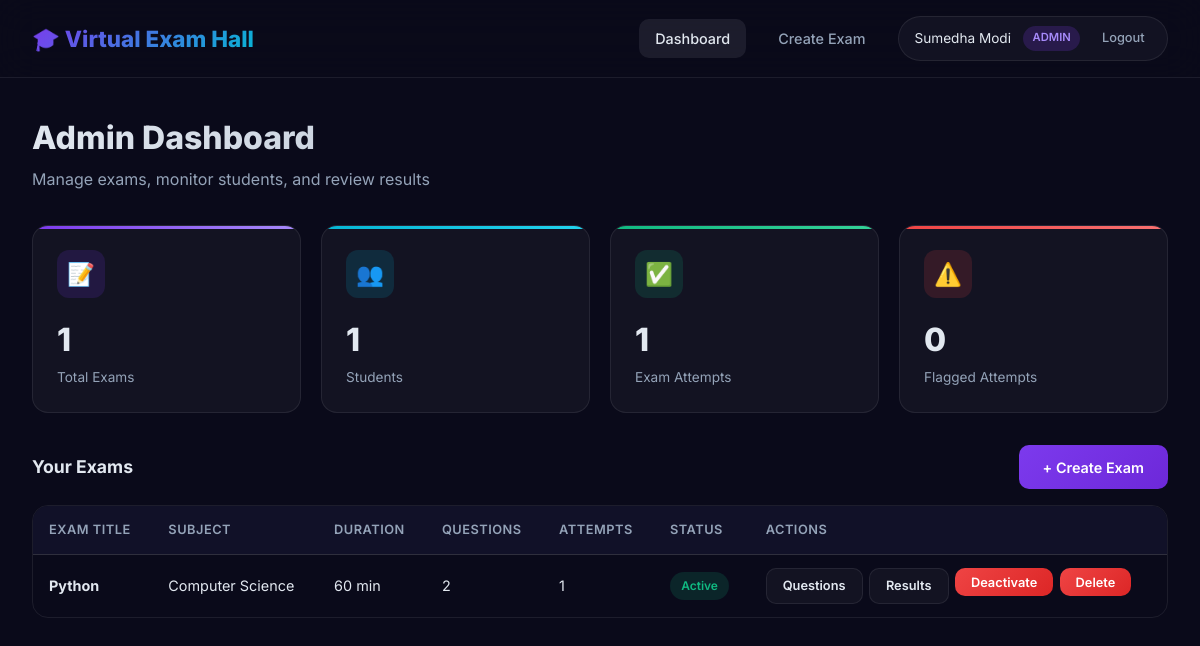
Page /admin/dashboard (signed in) on the committed database.
### models.py (models this page shows, shortened)
class User(UserMixin, db.Model):
    id = db.Column(db.Integer, primary_key=True) #auto incrementing unique id for each user
    username = db.Column(db.String(80), unique=True, nullable=False)
    email = db.Column(db.String(120), unique=True, nullable=False)
    password_hash = db.Column(db.String(256), nullable=False) #stores the hashed password instead of plain text for security
    full_name = db.Column(db.String(100), nullable=False)
    role = db.Column(db.String(20), nullable=False, default='student') #stores whether user is admin or student default =student
    created_at = db.Column(db.DateTime, default=datetime.utcnow) #automatically saves date and time when user is created
    exams_created = db.relationship('Exam', backref='creator', lazy=True)
    attempts = db.relationship('ExamAttempt', backref='student', lazy=True)

class Exam(db.Model):
    id = db.Column(db.Integer, primary_key=True)
    title = db.Column(db.String(200), nullable=False)
    description = db.Column(db.Text)
    subject = db.Column(db.String(100), nullable=False, default='General')
    duration_minutes = db.Column(db.Integer, nullable=False)
    total_marks = db.Column(db.Integer, nullable=False)
    passing_percentage = db.Column(db.Integer, default=40)
    created_by = db.Column(db.Integer, db.ForeignKey('user.id'), nullable=False)
    is_active = db.Column(db.Boolean, default=True) #admin can hide/show exam to students
    proctoring_enabled = db.Column(db.Boolean, default=True)#whether webcam monitoring is on
    max_violations = db.Column(db.Integer, default=5) #number of violations allowed before exam is flagged
    created_at = db.Column(db.DateTime, default=datetime.utcnow)
    questions = db.relationship('Question', backref='exam', lazy=True, cascade='all, delete-orphan')
    attempts = db.relationship('ExamAttempt', backref='exam', lazy=True)

### app.py (the view)
@app.route('/admin/dashboard')
@login_required
def admin_dashboard():
    if current_user.role != 'admin':
        flash('Access denied.', 'error')
        return redirect(url_for('index'))
    exams = Exam.query.filter_by(created_by=current_user.id).order_by(Exam.created_at.desc()).all()
    stats = {
        'total_exams': len(exams),
        'total_students': User.query.filter_by(role='student').count(),
        'total_attempts': ExamAttempt.query.join(Exam).filter(Exam.created_by == current_user.id).count(),
        'flagged_attempts': ExamAttempt.query.join(Exam).filter(
            Exam.created_by == current_user.id, ExamAttempt.is_flagged == True
        ).count()
    }
    return render_template('admin/dashboard.html', exams=exams, stats=stats)

### app.py (called while the page is built)
@login_manager.user_loader
def load_user(user_id):
    return User.query.get(int(user_id))

### templates/admin/dashboard.html (shortened to what this page needs)
{% extends "base.html" %}
{% block content %}
<div class="page-wrapper">
    <div class="container">
        <div class="page-header">
            <h1>Admin Dashboard</h1>
            <p>Manage exams, monitor students, and review results</p>
        </div>
        <div class="stats-grid">
            <div class="stat-card purple">
                <div class="stat-icon purple">📝</div>
                <div class="stat-value">{{ stats.total_exams }}</div>
                <div class="stat-label">Total Exams</div>
            </div>
            <div class="stat-card cyan">
                <div class="stat-icon cyan">👥</div>
                <div class="stat-value">{{ stats.total_students }}</div>
                <div class="stat-label">Students</div>
            </div>
            <div class="stat-card green">
                <div class="stat-icon green">✅</div>
                <div class="stat-value">{{ stats.total_attempts }}</div>
                <div class="stat-label">Exam Attempts</div>
            </div>
            <div class="stat-card red">
                <div class="stat-icon red">⚠️</div>
                <div class="stat-value">{{ stats.flagged_attempts }}</div>
                <div class="stat-label">Flagged Attempts</div>
            </div>
        </div>
        <div style="display:flex;justify-content:space-between;align-items:center;margin-bottom:1rem;">
            <h2 class="section-title" style="margin-bottom:0;">Your Exams</h2>
            <a href="{{ url_for('create_exam') }}" class="btn btn-primary">+ Create Exam</a>
        </div>
        {% if exams %}
        <div class="table-wrapper">
            <table>
                <thead>
                    <tr>
                        <th>Exam Title</th>
                        <th>Subject</th>
                        <th>Duration</th>
                        <th>Questions</th>
                        <th>Attempts</th>
                        <th>Status</th>
                        <th>Actions</th>
                    </tr>
                </thead>
                <tbody>
                    {% for exam in exams %}
                    <tr>
                        <td><strong>{{ exam.title }}</strong></td>
                        <td>{{ exam.subject }}</td>
                        <td>{{ exam.duration_minutes }} min</td>
                        <td>{{ exam.questions|length }}</td>
                        <td>{{ exam.attempts|length }}</td>
                        <td>
                            {% if exam.is_active %}
                                <span class="badge badge-success">Active</span>
                            {% else %}
                                <span class="badge badge-danger">Inactive</span>
                            {% endif %}
                        </td>
                        <td style="display:flex;gap:.4rem;flex-wrap:wrap;">
                            <a href="{{ url_for('manage_questions', exam_id=exam.id) }}" class="btn btn-secondary btn-sm">Questions</a>
                            <a href="{{ url_for('exam_results', exam_id=exam.id) }}" class="btn btn-secondary btn-sm">Results</a>
                            <form method="POST" action="{{ url_for('toggle_exam', exam_id=exam.id) }}" style="display:inline;">
                                <button type="submit" class="btn btn-sm {{ 'btn-danger' if exam.is_active else 'btn-success' }}">
                                    {{ 'Deactivate' if exam.is_active else 'Activate' }}
                                </button>
                            </form>
                            <form method="POST" action="{{ url_for('delete_exam', exam_id=exam.id) }}" style="display:inline;"
                                  onsubmit="return confirmAction('Delete this exam and all its data?')">
                                <button type="submit" class="btn btn-danger btn-sm">Delete</button>
                            </form>
                        </td>
                    </tr>
                    {% endfor %}
                </tbody>
            </table>
        </div>
        {% endif %}
    </div>
</div>
{% endblock %}

### templates/base.html (shortened to what this page needs)
<!DOCTYPE html>
<html lang="en">
<head>
    <link rel="stylesheet" href="{{ url_for('static', filename='css/style.css') }}">
</head>
<body>
    {% if not hide_navbar %}
    <nav class="navbar">
        <a href="/" class="nav-brand">🎓 Virtual Exam Hall</a>
        <div class="nav-links" id="navLinks">
            {% if current_user.is_authenticated %}
                {% if current_user.role == 'admin' %}
                    <a href="{{ url_for('admin_dashboard') }}" class="nav-link {% if request.endpoint == 'admin_dashboard' %}active{% endif %}">Dashboard</a>
                    <a href="{{ url_for('create_exam') }}" class="nav-link {% if request.endpoint == 'create_exam' %}active{% endif %}">Create Exam</a>
                {% else %}
                    <a href="{{ url_for('student_dashboard') }}" class="nav-link {% if request.endpoint == 'student_dashboard' %}active{% endif %}">Dashboard</a>
                    <a href="{{ url_for('student_results') }}" class="nav-link {% if request.endpoint == 'student_results' %}active{% endif %}">My Results</a>
                {% endif %}
                <div class="nav-user">
                    <span>{{ current_user.full_name }}</span>
                    <span class="role-badge role-{{ current_user.role }}">{{ current_user.role }}</span>
                    <a href="{{ url_for('logout') }}" class="nav-link" style="padding:.3rem .6rem;font-size:.8rem;">Logout</a>
                </div>
            {% else %}
                <a href="{{ url_for('login') }}" class="nav-link">Login</a>
                <a href="{{ url_for('register') }}" class="nav-link">Register</a>
            {% endif %}
        </div>
    </nav>
    {% endif %}
    {% block content %}{% endblock %}
</body>
</html>

### rows in the picture
User: full_name "Sumedha Modi", role "ADMIN"
Exam: title "Python", subject "Computer Science", duration_minutes "60", questions|length "2", attempts|length "1", shows "Active", is_active "Deactivate"

### other values in the picture
{{ stats.total_exams }} "1"
{{ stats.total_students }} "1"
{{ stats.total_attempts }} "1"
{{ stats.flagged_attempts }} "0"
